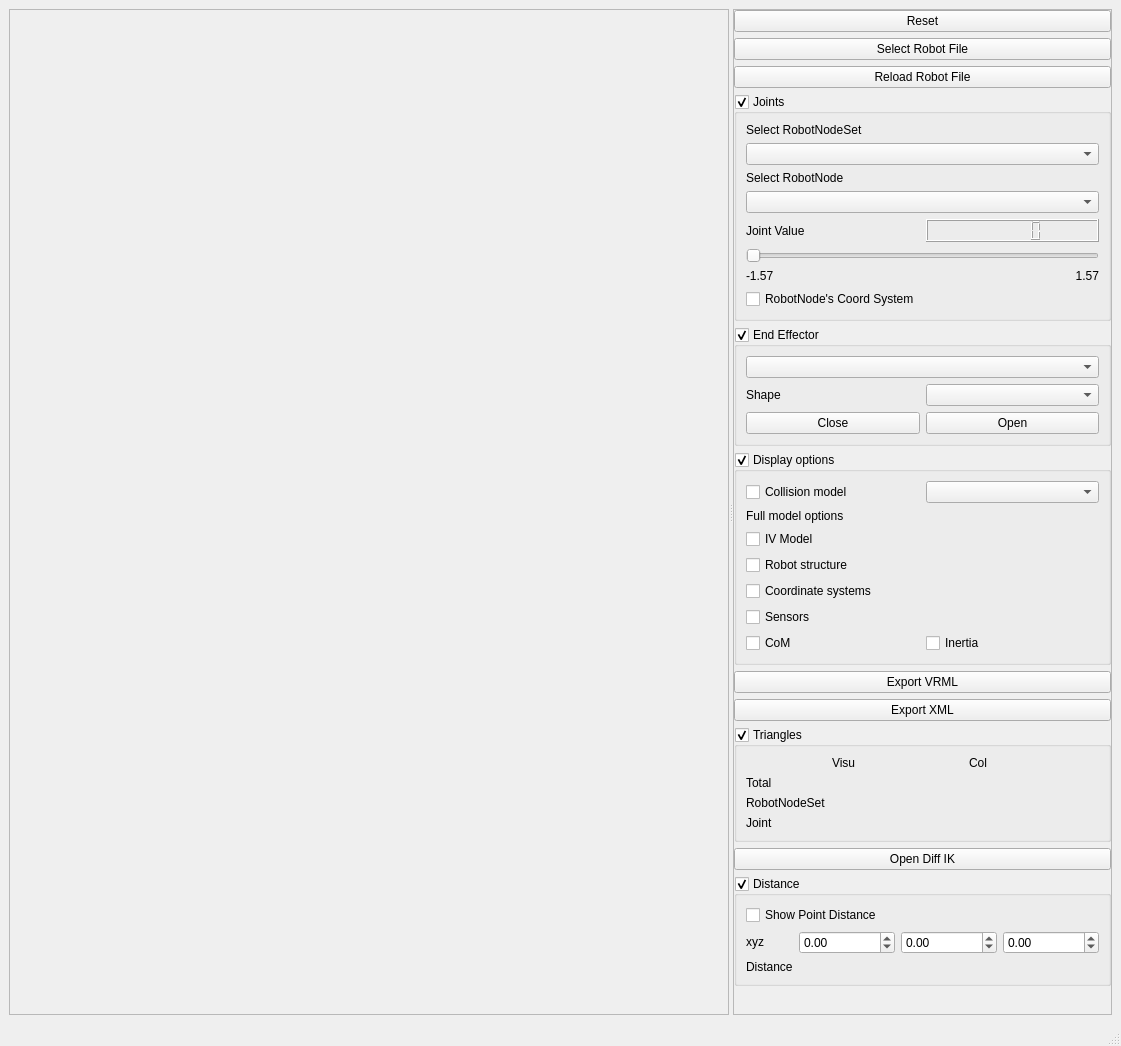
<?xml version="1.0" encoding="UTF-8"?>
<ui version="4.0">
 <class>MainWindowShowRobot</class>
 <widget class="QMainWindow" name="MainWindowShowRobot">
  <property name="geometry">
   <rect>
    <x>0</x>
    <y>0</y>
    <width>1121</width>
    <height>1046</height>
   </rect>
  </property>
  <property name="windowTitle">
   <string>Simox - VirtualRobot - Show Robot</string>
  </property>
  <widget class="QWidget" name="centralwidget">
   <layout class="QGridLayout" name="gridLayout">
    <item row="0" column="1">
     <widget class="QSplitter" name="splitter">
      <property name="orientation">
       <enum>Qt::Horizontal</enum>
      </property>
      <widget class="QFrame" name="frameViewer">
       <property name="sizePolicy">
        <sizepolicy hsizetype="Expanding" vsizetype="Preferred">
         <horstretch>0</horstretch>
         <verstretch>0</verstretch>
        </sizepolicy>
       </property>
       <property name="minimumSize">
        <size>
         <width>600</width>
         <height>0</height>
        </size>
       </property>
       <property name="frameShape">
        <enum>QFrame::StyledPanel</enum>
       </property>
       <property name="frameShadow">
        <enum>QFrame::Raised</enum>
       </property>
      </widget>
      <widget class="QScrollArea" name="scrollArea">
       <property name="sizePolicy">
        <sizepolicy hsizetype="Preferred" vsizetype="Expanding">
         <horstretch>0</horstretch>
         <verstretch>0</verstretch>
        </sizepolicy>
       </property>
       <property name="widgetResizable">
        <bool>true</bool>
       </property>
       <widget class="QWidget" name="scrollAreaWidgetContents">
        <property name="geometry">
         <rect>
          <x>0</x>
          <y>0</y>
          <width>483</width>
          <height>1094</height>
         </rect>
        </property>
        <layout class="QVBoxLayout" name="verticalLayout_3">
         <property name="leftMargin">
          <number>0</number>
         </property>
         <property name="topMargin">
          <number>0</number>
         </property>
         <property name="rightMargin">
          <number>0</number>
         </property>
         <property name="bottomMargin">
          <number>10</number>
         </property>
         <item>
          <widget class="QPushButton" name="pushButtonReset">
           <property name="text">
            <string>Reset</string>
           </property>
          </widget>
         </item>
         <item>
          <widget class="QPushButton" name="pushButtonLoad">
           <property name="text">
            <string>Select Robot File</string>
           </property>
          </widget>
         </item>
         <item>
          <widget class="QPushButton" name="pushButtonReLoad">
           <property name="text">
            <string>Reload Robot File</string>
           </property>
          </widget>
         </item>
         <item>
          <widget class="QGroupBox" name="groupBoxJoints">
           <property name="title">
            <string>Joints</string>
           </property>
           <property name="flat">
            <bool>false</bool>
           </property>
           <property name="checkable">
            <bool>true</bool>
           </property>
           <layout class="QGridLayout" name="gridLayout_3">
            <property name="leftMargin">
             <number>0</number>
            </property>
            <property name="topMargin">
             <number>0</number>
            </property>
            <property name="rightMargin">
             <number>0</number>
            </property>
            <property name="bottomMargin">
             <number>0</number>
            </property>
            <property name="spacing">
             <number>0</number>
            </property>
            <item row="0" column="0" colspan="2">
             <widget class="QWidget" name="widget_2" native="true">
              <layout class="QGridLayout" name="gridLayout_6">
               <item row="5" column="0" colspan="2">
                <widget class="QSlider" name="horizontalSliderPos">
                 <property name="maximum">
                  <number>1000</number>
                 </property>
                 <property name="pageStep">
                  <number>50</number>
                 </property>
                 <property name="orientation">
                  <enum>Qt::Horizontal</enum>
                 </property>
                </widget>
               </item>
               <item row="4" column="0">
                <widget class="QLabel" name="label_2">
                 <property name="text">
                  <string>Joint Value</string>
                 </property>
                </widget>
               </item>
               <item row="6" column="0">
                <widget class="QLabel" name="labelMinPos">
                 <property name="text">
                  <string>-1.57</string>
                 </property>
                </widget>
               </item>
               <item row="6" column="1">
                <widget class="QLabel" name="labelMaxPos">
                 <property name="layoutDirection">
                  <enum>Qt::RightToLeft</enum>
                 </property>
                 <property name="text">
                  <string>1.57</string>
                 </property>
                 <property name="alignment">
                  <set>Qt::AlignRight|Qt::AlignTrailing|Qt::AlignVCenter</set>
                 </property>
                </widget>
               </item>
               <item row="1" column="0" colspan="2">
                <widget class="QComboBox" name="comboBoxRobotNodeSet"/>
               </item>
               <item row="2" column="0" colspan="2">
                <widget class="QLabel" name="label_4">
                 <property name="text">
                  <string>Select RobotNode</string>
                 </property>
                </widget>
               </item>
               <item row="4" column="1">
                <widget class="QLCDNumber" name="lcdNumberJointValue">
                 <property name="smallDecimalPoint">
                  <bool>true</bool>
                 </property>
                 <property name="digitCount">
                  <number>5</number>
                 </property>
                 <property name="value" stdset="0">
                  <double>0.000000000000000</double>
                 </property>
                </widget>
               </item>
               <item row="0" column="0" colspan="2">
                <widget class="QLabel" name="label_3">
                 <property name="text">
                  <string>Select RobotNodeSet</string>
                 </property>
                </widget>
               </item>
               <item row="7" column="0" colspan="2">
                <widget class="QCheckBox" name="checkBoxShowCoordSystem">
                 <property name="text">
                  <string>RobotNode's Coord System</string>
                 </property>
                </widget>
               </item>
               <item row="3" column="0" colspan="2">
                <widget class="QComboBox" name="comboBoxJoint"/>
               </item>
              </layout>
             </widget>
            </item>
           </layout>
          </widget>
         </item>
         <item>
          <widget class="QGroupBox" name="groupBoxEEF">
           <property name="title">
            <string>End Effector</string>
           </property>
           <property name="checkable">
            <bool>true</bool>
           </property>
           <layout class="QGridLayout" name="gridLayout_4">
            <property name="leftMargin">
             <number>0</number>
            </property>
            <property name="topMargin">
             <number>0</number>
            </property>
            <property name="rightMargin">
             <number>0</number>
            </property>
            <property name="bottomMargin">
             <number>0</number>
            </property>
            <property name="horizontalSpacing">
             <number>0</number>
            </property>
            <property name="verticalSpacing">
             <number>3</number>
            </property>
            <item row="0" column="0" colspan="3">
             <widget class="QWidget" name="widget_3" native="true">
              <layout class="QGridLayout" name="gridLayout_7">
               <item row="0" column="0" colspan="2">
                <widget class="QComboBox" name="comboBoxEndEffector"/>
               </item>
               <item row="1" column="0">
                <widget class="QLabel" name="label_5">
                 <property name="text">
                  <string>Shape</string>
                 </property>
                </widget>
               </item>
               <item row="1" column="1">
                <widget class="QComboBox" name="comboBoxEndEffectorPS"/>
               </item>
               <item row="2" column="0">
                <widget class="QPushButton" name="pushButtonClose">
                 <property name="text">
                  <string>Close</string>
                 </property>
                </widget>
               </item>
               <item row="2" column="1">
                <widget class="QPushButton" name="pushButtonOpen">
                 <property name="text">
                  <string>Open</string>
                 </property>
                </widget>
               </item>
              </layout>
             </widget>
            </item>
           </layout>
          </widget>
         </item>
         <item>
          <widget class="QGroupBox" name="groupBoxDisplayOpt">
           <property name="title">
            <string>Display options</string>
           </property>
           <property name="checkable">
            <bool>true</bool>
           </property>
           <layout class="QGridLayout" name="gridLayout_2">
            <property name="leftMargin">
             <number>0</number>
            </property>
            <property name="topMargin">
             <number>0</number>
            </property>
            <property name="rightMargin">
             <number>0</number>
            </property>
            <property name="bottomMargin">
             <number>0</number>
            </property>
            <property name="spacing">
             <number>0</number>
            </property>
            <item row="0" column="0" colspan="2">
             <widget class="QWidget" name="widget" native="true">
              <layout class="QGridLayout" name="gridLayout_5">
               <item row="2" column="1">
                <widget class="QComboBox" name="comboBoxPrimitiveModel">
                 <property name="placeholderText">
                  <string/>
                 </property>
                </widget>
               </item>
               <item row="5" column="0">
                <widget class="QLabel" name="label">
                 <property name="text">
                  <string>Full model options</string>
                 </property>
                </widget>
               </item>
               <item row="8" column="0">
                <widget class="QCheckBox" name="checkBoxRobotCoordSystems">
                 <property name="text">
                  <string>Coordinate systems</string>
                 </property>
                </widget>
               </item>
               <item row="9" column="0">
                <widget class="QCheckBox" name="checkBoxRobotSensors">
                 <property name="text">
                  <string>Sensors</string>
                 </property>
                </widget>
               </item>
               <item row="2" column="0">
                <widget class="QCheckBox" name="checkBoxColModel">
                 <property name="text">
                  <string>Collision model</string>
                 </property>
                </widget>
               </item>
               <item row="6" column="0">
                <widget class="QCheckBox" name="checkBoxFullModel">
                 <property name="text">
                  <string>IV Model</string>
                 </property>
                </widget>
               </item>
               <item row="7" column="0">
                <widget class="QCheckBox" name="checkBoxStructure">
                 <property name="text">
                  <string>Robot structure</string>
                 </property>
                </widget>
               </item>
               <item row="10" column="0">
                <widget class="QCheckBox" name="checkBoxPhysicsCoM">
                 <property name="text">
                  <string>CoM</string>
                 </property>
                </widget>
               </item>
               <item row="10" column="1">
                <widget class="QCheckBox" name="checkBoxPhysicsInertia">
                 <property name="text">
                  <string>Inertia</string>
                 </property>
                </widget>
               </item>
              </layout>
             </widget>
            </item>
           </layout>
          </widget>
         </item>
         <item>
          <widget class="QPushButton" name="ExportVRML20">
           <property name="toolTip">
            <string>Export to single VRML file</string>
           </property>
           <property name="text">
            <string>Export VRML</string>
           </property>
          </widget>
         </item>
         <item>
          <widget class="QPushButton" name="ExportXML">
           <property name="toolTip">
            <string>Export to simox XML format</string>
           </property>
           <property name="text">
            <string>Export XML</string>
           </property>
          </widget>
         </item>
         <item>
          <widget class="QGroupBox" name="groupBoxTriangles">
           <property name="title">
            <string>Triangles</string>
           </property>
           <property name="checkable">
            <bool>true</bool>
           </property>
           <layout class="QVBoxLayout" name="verticalLayout">
            <property name="spacing">
             <number>3</number>
            </property>
            <property name="leftMargin">
             <number>0</number>
            </property>
            <property name="topMargin">
             <number>0</number>
            </property>
            <property name="rightMargin">
             <number>0</number>
            </property>
            <property name="bottomMargin">
             <number>0</number>
            </property>
            <item>
             <widget class="QWidget" name="widget_4" native="true">
              <layout class="QGridLayout" name="gridLayout_8">
               <item row="1" column="0">
                <widget class="QLabel" name="label_7">
                 <property name="sizePolicy">
                  <sizepolicy hsizetype="Fixed" vsizetype="Preferred">
                   <horstretch>0</horstretch>
                   <verstretch>0</verstretch>
                  </sizepolicy>
                 </property>
                 <property name="text">
                  <string>Total</string>
                 </property>
                </widget>
               </item>
               <item row="2" column="2">
                <widget class="QLabel" name="labelTriColRNS">
                 <property name="text">
                  <string/>
                 </property>
                </widget>
               </item>
               <item row="2" column="1">
                <widget class="QLabel" name="labelTriVisuRNS">
                 <property name="text">
                  <string/>
                 </property>
                </widget>
               </item>
               <item row="1" column="1">
                <widget class="QLabel" name="labelTriVisuTotal">
                 <property name="text">
                  <string/>
                 </property>
                </widget>
               </item>
               <item row="3" column="2">
                <widget class="QLabel" name="labelTriColJoint">
                 <property name="text">
                  <string/>
                 </property>
                </widget>
               </item>
               <item row="3" column="0">
                <widget class="QLabel" name="label_9">
                 <property name="text">
                  <string>Joint</string>
                 </property>
                </widget>
               </item>
               <item row="1" column="2">
                <widget class="QLabel" name="labelTriColTotal">
                 <property name="text">
                  <string/>
                 </property>
                </widget>
               </item>
               <item row="3" column="1">
                <widget class="QLabel" name="labelTriVisuJoint">
                 <property name="text">
                  <string/>
                 </property>
                </widget>
               </item>
               <item row="2" column="0">
                <widget class="QLabel" name="label_10">
                 <property name="text">
                  <string>RobotNodeSet</string>
                 </property>
                </widget>
               </item>
               <item row="0" column="1">
                <widget class="QLabel" name="label_14">
                 <property name="text">
                  <string>Visu</string>
                 </property>
                </widget>
               </item>
               <item row="0" column="2">
                <widget class="QLabel" name="label_15">
                 <property name="text">
                  <string>Col</string>
                 </property>
                </widget>
               </item>
              </layout>
             </widget>
            </item>
           </layout>
          </widget>
         </item>
         <item>
          <widget class="QPushButton" name="openDiffIKButton">
           <property name="text">
            <string>Open Diff IK</string>
           </property>
          </widget>
         </item>
         <item>
          <widget class="QGroupBox" name="groupBoxDistance">
           <property name="title">
            <string>Distance</string>
           </property>
           <property name="checkable">
            <bool>true</bool>
           </property>
           <layout class="QGridLayout" name="gridLayout_9">
            <property name="leftMargin">
             <number>0</number>
            </property>
            <property name="topMargin">
             <number>0</number>
            </property>
            <property name="rightMargin">
             <number>0</number>
            </property>
            <property name="bottomMargin">
             <number>0</number>
            </property>
            <property name="spacing">
             <number>0</number>
            </property>
            <item row="1" column="0">
             <widget class="QWidget" name="widget_5" native="true">
              <layout class="QGridLayout" name="gridLayout_10">
               <item row="2" column="0">
                <widget class="QLabel" name="label_8">
                 <property name="text">
                  <string>Distance</string>
                 </property>
                </widget>
               </item>
               <item row="1" column="3">
                <widget class="QDoubleSpinBox" name="doubleSpinBoxDistancePtZ">
                 <property name="minimum">
                  <double>-2000.000000000000000</double>
                 </property>
                 <property name="maximum">
                  <double>2000.000000000000000</double>
                 </property>
                </widget>
               </item>
               <item row="0" column="0" colspan="4">
                <widget class="QCheckBox" name="checkBoxDistToPtEnabled">
                 <property name="text">
                  <string>Show Point Distance</string>
                 </property>
                </widget>
               </item>
               <item row="1" column="1">
                <widget class="QDoubleSpinBox" name="doubleSpinBoxDistancePtX">
                 <property name="minimum">
                  <double>-2000.000000000000000</double>
                 </property>
                 <property name="maximum">
                  <double>2000.000000000000000</double>
                 </property>
                </widget>
               </item>
               <item row="1" column="0">
                <widget class="QLabel" name="label_6">
                 <property name="sizePolicy">
                  <sizepolicy hsizetype="Fixed" vsizetype="Fixed">
                   <horstretch>0</horstretch>
                   <verstretch>0</verstretch>
                  </sizepolicy>
                 </property>
                 <property name="text">
                  <string>xyz</string>
                 </property>
                </widget>
               </item>
               <item row="2" column="1" colspan="3">
                <widget class="QLabel" name="labelDistancePtDist">
                 <property name="text">
                  <string/>
                 </property>
                </widget>
               </item>
               <item row="1" column="2">
                <widget class="QDoubleSpinBox" name="doubleSpinBoxDistancePtY">
                 <property name="minimum">
                  <double>-2000.000000000000000</double>
                 </property>
                 <property name="maximum">
                  <double>2000.000000000000000</double>
                 </property>
                </widget>
               </item>
              </layout>
             </widget>
            </item>
           </layout>
          </widget>
         </item>
         <item>
          <spacer name="verticalSpacer">
           <property name="orientation">
            <enum>Qt::Vertical</enum>
           </property>
           <property name="sizeHint" stdset="0">
            <size>
             <width>20</width>
             <height>40</height>
            </size>
           </property>
          </spacer>
         </item>
        </layout>
       </widget>
      </widget>
     </widget>
    </item>
   </layout>
  </widget>
  <widget class="QMenuBar" name="menubar">
   <property name="geometry">
    <rect>
     <x>0</x>
     <y>0</y>
     <width>1121</width>
     <height>22</height>
    </rect>
   </property>
  </widget>
  <widget class="QStatusBar" name="statusbar"/>
 </widget>
 <resources/>
 <connections>
  <connection>
   <sender>groupBoxDisplayOpt</sender>
   <signal>toggled(bool)</signal>
   <receiver>widget</receiver>
   <slot>setVisible(bool)</slot>
   <hints>
    <hint type="sourcelabel">
     <x>658</x>
     <y>524</y>
    </hint>
    <hint type="destinationlabel">
     <x>984</x>
     <y>539</y>
    </hint>
   </hints>
  </connection>
  <connection>
   <sender>groupBoxJoints</sender>
   <signal>toggled(bool)</signal>
   <receiver>widget_2</receiver>
   <slot>setVisible(bool)</slot>
   <hints>
    <hint type="sourcelabel">
     <x>668</x>
     <y>136</y>
    </hint>
    <hint type="destinationlabel">
     <x>691</x>
     <y>153</y>
    </hint>
   </hints>
  </connection>
  <connection>
   <sender>groupBoxEEF</sender>
   <signal>toggled(bool)</signal>
   <receiver>widget_3</receiver>
   <slot>setVisible(bool)</slot>
   <hints>
    <hint type="sourcelabel">
     <x>677</x>
     <y>386</y>
    </hint>
    <hint type="destinationlabel">
     <x>697</x>
     <y>404</y>
    </hint>
   </hints>
  </connection>
  <connection>
   <sender>groupBoxTriangles</sender>
   <signal>toggled(bool)</signal>
   <receiver>widget_4</receiver>
   <slot>setVisible(bool)</slot>
   <hints>
    <hint type="sourcelabel">
     <x>661</x>
     <y>817</y>
    </hint>
    <hint type="destinationlabel">
     <x>671</x>
     <y>837</y>
    </hint>
   </hints>
  </connection>
  <connection>
   <sender>groupBoxDistance</sender>
   <signal>toggled(bool)</signal>
   <receiver>widget_5</receiver>
   <slot>setVisible(bool)</slot>
   <hints>
    <hint type="sourcelabel">
     <x>612</x>
     <y>929</y>
    </hint>
    <hint type="destinationlabel">
     <x>651</x>
     <y>960</y>
    </hint>
   </hints>
  </connection>
 </connections>
</ui>
